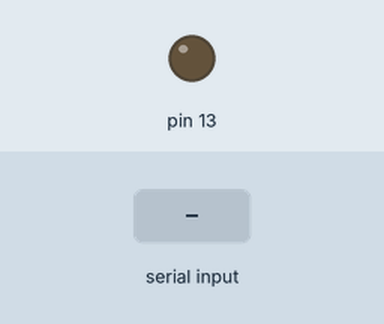
Bench run of a sketch on a simulated Arduino Uno, built with avr-gcc and run on an emulated ATmega328P. Parts: output pins drawn as LEDs (lit = HIGH). The test bench sets the inputs (shaded band). What the sketch prints to the serial monitor is not drawn.

Above: at 1.4 s.
1.5 s: byte 248 (0xF8) received over Serial
At 2.0 s:
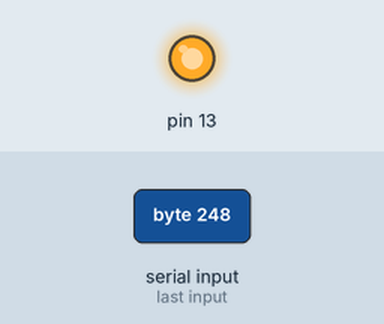
3.0 s: "1" received over Serial
Timing chart, 0 to 6.0 s (numbered marks = the images above; inputs shaded):
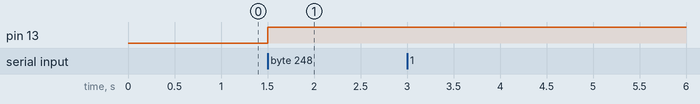

Measured:
- after the input at 1.5 s, pin 13: LOW → HIGH at once
- after the input at 3.0 s, every drawn part: stays the same

The sketch:

midisniff.ino
```cpp
/* Throwaway MIDI sniffer: reports what is actually arriving, once a
 * second, so "sends clock but no Start" can be told apart from
 * "nothing connected". Counts are per interval, not cumulative. */

unsigned long nF8, nFA, nFB, nFC, nFE, nOther, nTotal;
unsigned long grandTotal = 0;
uint8_t  sample[24];
uint8_t  nsample = 0;
bool     dumped = false;
unsigned long lastReport = 0;

void setup() {
  Serial.begin(31250);
  pinMode(13, OUTPUT);
  delay(200);
  Serial.println(F("SNIFF-READY"));
}

void loop() {
  while (Serial.available()) {
    uint8_t b = Serial.read();
    nTotal++; grandTotal++;
    if (nsample < sizeof(sample)) sample[nsample++] = b;
    switch (b) {
      case 0xF8: nF8++;  digitalWrite(13, (nF8 & 1) ? HIGH : LOW); break;
      case 0xFA: nFA++;  break;
      case 0xFB: nFB++;  break;
      case 0xFC: nFC++;  break;
      case 0xFE: nFE++;  break;
      default:   nOther++; break;
    }
  }

  if (millis() - lastReport >= 1000) {
    lastReport = millis();
    if (nTotal) {
      Serial.print(F("F8=")); Serial.print(nF8);
      Serial.print(F(" FA=")); Serial.print(nFA);
      Serial.print(F(" FB=")); Serial.print(nFB);
      Serial.print(F(" FC=")); Serial.print(nFC);
      Serial.print(F(" FE=")); Serial.print(nFE);
      Serial.print(F(" other=")); Serial.print(nOther);
      Serial.print(F(" total=")); Serial.print(nTotal);
      if (nF8) { Serial.print(F("  -> ")); Serial.print(nF8 * 60.0 / 24.0, 1); Serial.print(F(" BPM")); }
      Serial.println();
      if (!dumped && nsample) {
        dumped = true;
        Serial.print(F("first bytes:"));
        for (uint8_t i = 0; i < nsample; i++) {
          Serial.print(' ');
          if (sample[i] < 16) Serial.print('0');
          Serial.print(sample[i], HEX);
        }
        Serial.println();
      }
    } else {
      Serial.println(F("(silence)"));
    }
    nF8 = nFA = nFB = nFC = nFE = nOther = nTotal = 0;
  }
}
```
